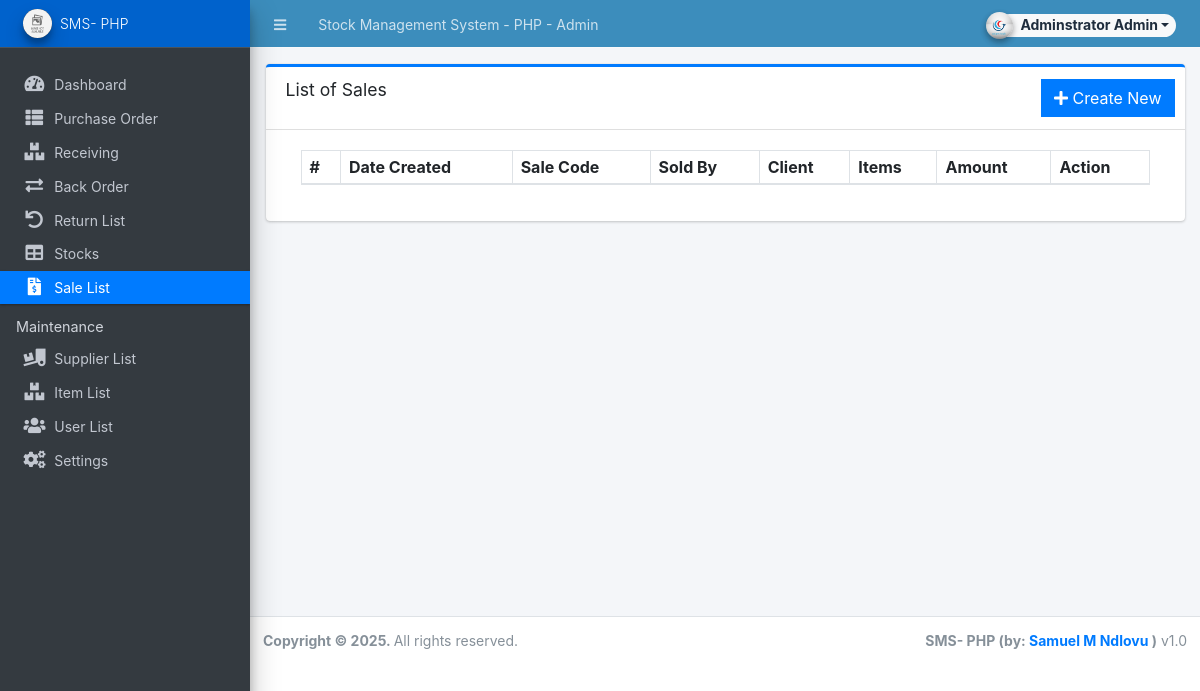
Page /admin/?page=sales (signed in) on the earlier database version.
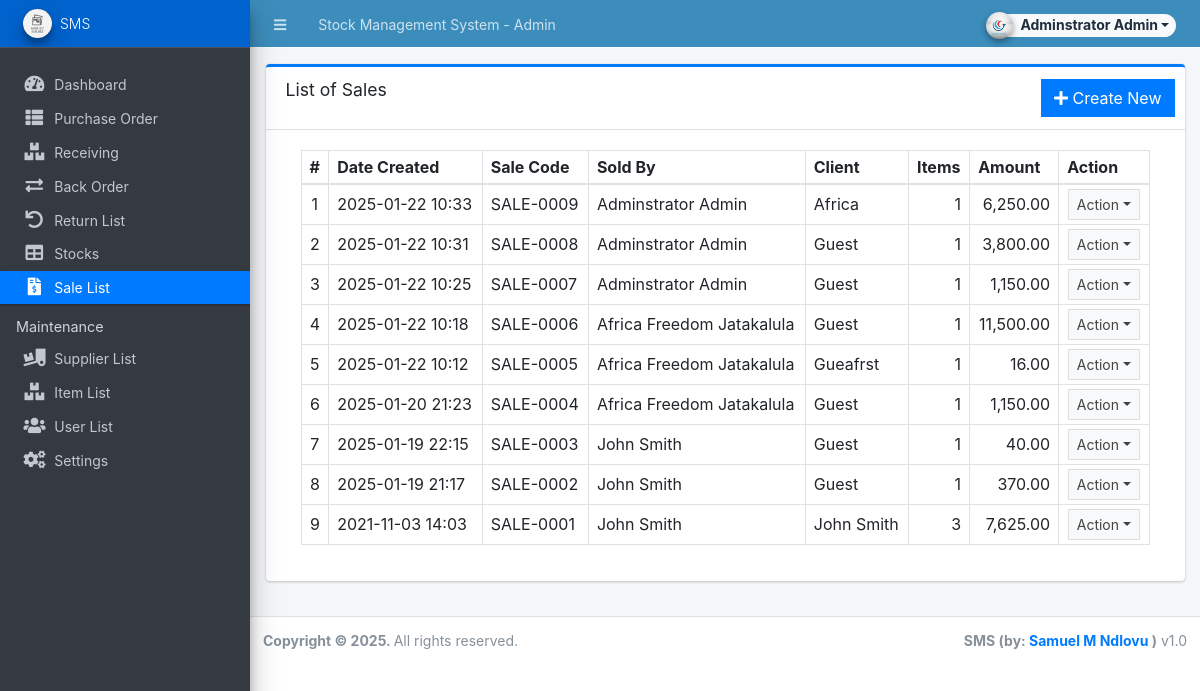
Same page on the later database version.
### tables this page shows
CREATE TABLE `sales_list` (
  `id` int(30) NOT NULL,
  `user_id` int(11) NOT NULL,
  `sales_code` varchar(50) NOT NULL,
  `client` text DEFAULT NULL,
  `amount` float NOT NULL DEFAULT 0,
  `remarks` text DEFAULT NULL,
  `stock_ids` text NOT NULL,
  `date_created` datetime NOT NULL DEFAULT current_timestamp(),
  `date_updated` datetime NOT NULL DEFAULT current_timestamp() ON UPDATE current_timestamp()
);

CREATE TABLE `users` (
  `id` int(50) NOT NULL,
  `firstname` varchar(250) NOT NULL,
  `middlename` text DEFAULT NULL,
  `lastname` varchar(250) NOT NULL,
  `username` text NOT NULL,
  `password` text NOT NULL,
  `avatar` text DEFAULT NULL,
  `last_login` datetime DEFAULT NULL,
  `type` tinyint(1) NOT NULL DEFAULT 0,
  `date_added` datetime NOT NULL DEFAULT current_timestamp(),
  `date_updated` datetime DEFAULT NULL ON UPDATE current_timestamp()
);

### config.php (called while the page is built, shortened)
<?php
require_once('classes/DBConnection.php');
require_once('classes/SystemSettings.php');
function validate_image($file){
	if(!empty($file)){
        $ex = explode('?',$file);
        $file = $ex[0];
        $param =  isset($ex[1]) ? '?'.$ex[1]  : '';
		if(is_file(base_app.$file)){
			return base_url.$file.$param;
		}else{
			return base_url.'dist/img/no-image-available.png';
		}
	}else{
		return base_url.'dist/img/no-image-available.png';
	}
}
function isMobileDevice(){
    $aMobileUA = array(
        '/iphone/i' => 'iPhone',
        '/ipod/i' => 'iPod',
        '/ipad/i' => 'iPad',
        '/android/i' => 'Android',
        '/blackberry/i' => 'BlackBerry',
        '/webos/i' => 'Mobile'
    );
    return false;
}
?>

### classes/DBConnection.php (called while the page is built, shortened)
<?php
class DBConnection{
    private $host = DB_SERVER;
    private $username = DB_USERNAME;
    private $password = DB_PASSWORD;
    private $database = DB_NAME;
    public $conn;
    public function __construct(){
        if (!isset($this->conn)) {
            $this->conn = new mysqli($this->host, $this->username, $this->password, $this->database);
        }
    }
}
?>

### classes/SystemSettings.php (called while the page is built, shortened)
<?php
class SystemSettings extends DBConnection{
	function info($field=''){
		if(!empty($field)){
			if(isset($_SESSION['system_info'][$field]))
				return $_SESSION['system_info'][$field];
			else
				return false;
		}else{
			return false;
		}
	}
}
$_settings = new SystemSettings();
?>

### admin/sales/index.php (the view, shortened to what the changed rows need)
<div class="card card-outline card-primary">
	<div class="card-body">
		<div class="container-fluid">
        <div class="container-fluid">
			<table class="table table-bordered table-stripped">
                    <colgroup>
                    </colgroup>
                    <thead>
                        <tr>
                            <th>#</th>
                            <th>Date Created</th>
                            <th>Sale Code</th>
                            <th>Sold By</th>
                            <th>Client</th>
                            <th>Items</th>
                            <th>Amount</th>
                            <th>Action</th>
                        </tr>
                    </thead>
                    <tbody>
                        <?php
                        $i = 1;
                        $qry = $conn->query("SELECT s.*, u.firstname, u.lastname FROM `sales_list` s inner join `users` u on s.user_id = u.id order by s.`date_created` desc");
                        while($row = $qry->fetch_assoc()):
                            $row['items'] = count(explode(',',$row['stock_ids']));
                        ?>
                            <tr>
                                <td class="text-center"><?php echo $i++; ?></td>
                                <td><?php echo date("Y-m-d H:i",strtotime($row['date_created'])) ?></td>
                                <td><?php echo $row['sales_code'] ?></td>
                                <td><?php echo $row['firstname'] . ' ' . $row['lastname'] ?></td>
                                <td><?php echo $row['client'] ?></td>
                                <td class="text-right"><?php echo number_format($row['items']) ?></td>
                                <td class="text-right"><?php echo number_format($row['amount'],2) ?></td>
                                <td align="center">
                                    <button type="button" class="btn btn-flat btn-default btn-sm dropdown-toggle dropdown-icon" data-toggle="dropdown">
                                            Action
                                    </button>
                                </td>
                            </tr>
                        <?php endwhile; ?>
                    </tbody>
                </table>
		</div>
		</div>
	</div>
</div>

### admin/inc/topBarNav.php (shortened to what the changed rows need)
<nav class="main-header navbar navbar-expand navbar-dark border border-light border-top-0  border-left-0 border-right-0 navbar-light text-sm bg-lightblue">
  <ul class="navbar-nav">
    <li class="nav-item d-none d-sm-inline-block">
      <a href="<?php echo base_url ?>" class="nav-link"><?php echo (!isMobileDevice()) ? $_settings->info('name'):$_settings->info('short_name'); ?> - Admin</a>
    </li>
  </ul>
</nav>

### admin/inc/navigation.php (shortened to what the changed rows need)
<aside class="main-sidebar sidebar-dark-primary elevation-4 sidebar-no-expand">
  <a href="<?php echo base_url ?>admin" class="brand-link bg-primary text-sm">
  <img src="<?php echo validate_image($_settings->info('logo'))?>" alt="Store Logo" class="brand-image img-circle elevation-3 bg-black" style="width: 1.8rem;height: 1.8rem;max-height: unset">
  <span class="brand-text font-weight-light"><?php echo $_settings->info('short_name') ?></span>
  </a>
</aside>

### admin/inc/footer.php (shortened to what the changed rows need)
<footer class="main-footer text-sm">
        <div class="float-right d-none d-sm-inline-block">
          <b><?php echo $_settings->info('short_name') ?> (by: <a href="mailto:samuelmndlovu2203@gmail.com" target="blank">Samuel M Ndlovu</a> )</b> v1.0
        </div>
      </footer>
    </div>

Differences in the rows shown:
added sales_list: date_created "2025-01-22 10:33", sales_code "SALE-0009", user.firstname "Adminstrator", user.lastname "Admin", client "Africa", user "1", amount "6,250.00"
added sales_list: date_created "2025-01-22 10:31", sales_code "SALE-0008", user.firstname "Adminstrator", user.lastname "Admin", client "Guest", user "1", amount "3,800.00"
added sales_list: date_created "2025-01-22 10:25", sales_code "SALE-0007", user.firstname "Adminstrator", user.lastname "Admin", client "Guest", user "1", amount "1,150.00"
added sales_list: date_created "2025-01-22 10:18", sales_code "SALE-0006", user.firstname "Africa Freedom", user.lastname "Jatakalula", client "Guest", items "1", amount "11,500.00"
added sales_list: date_created "2025-01-22 10:12", sales_code "SALE-0005", user.firstname "Africa Freedom", user.lastname "Jatakalula", client "Gueafrst", items "1", amount "16.00"
added sales_list: date_created "2025-01-20 21:23", sales_code "SALE-0004", user.firstname "Africa Freedom", user.lastname "Jatakalula", client "Guest", items "1", amount "1,150.00"
now on this page (row edited): sales_list: date_created "2025-01-19 22:15", sales_code "SALE-0003", user.firstname "John", user.lastname "Smith", client "Guest", items "1", amount "40.00"
now on this page (row edited): sales_list: date_created "2025-01-19 21:17", sales_code "SALE-0002", user.firstname "John", user.lastname "Smith", client "Guest", items "1", amount "370.00"
now on this page (row edited): sales_list: date_created "2021-11-03 14:03", sales_code "SALE-0001", user.firstname "John", user.lastname "Smith", client "John Smith", items "3", amount "7,625.00"
Other differences:
$_settings->info('name'): "Stock Management System - PHP" → "Stock Management System"
$_settings->info('short_name'): "SMS- PHP" → "SMS"
